Frame 1 (no input): blank canvas, image omitted
Frame 60 (the mouse pressed at the canvas centre just before this capture): blank canvas, image omitted
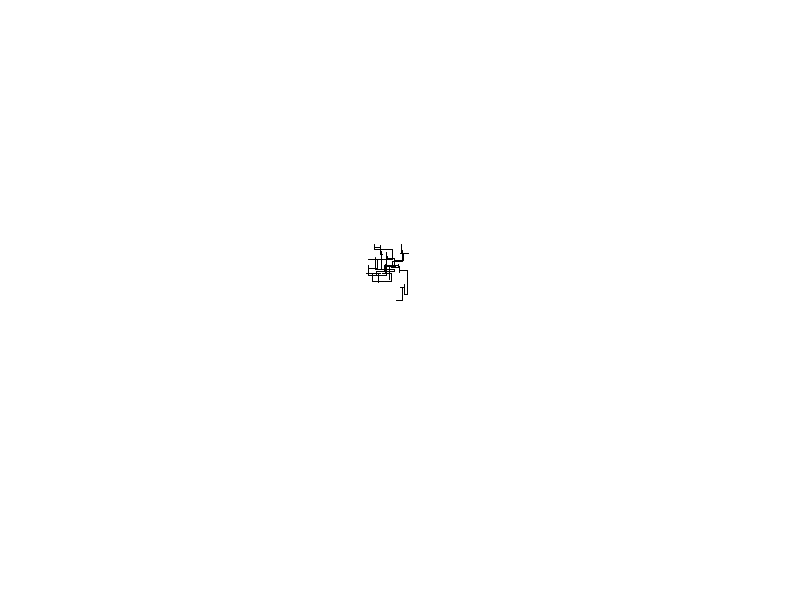
Frame 120 (the mouse held since frame 60 and released just before this capture)

The Processing sketch whose frames 1 and 60 were blank and that drew this single picture after the mouse press (run headless with seeded random() and noise(); from frame 60 on, the mouse is pressed at the canvas centre):

// Processing sketch: sadbot_sim
// ── sadbot_sim.pde
/**
 * SADbot Drawing Simulator
 * by Ben Leduc-Mills
 */
 

int direction;
float distance;
int lineX;
int lineY;
int border = 50;


void setup() {
 
 //size(screen.width, screen.height);
 size(800, 600);
 background(255);
 stroke(0);
 
 lineX = width/2;
 lineY = height/2;
 
}


void draw() {
  
  direction = int(random(1,5));
  distance = random(1,10);
  //println("distance" + distance);
  //println(direction);
  
  switch (direction) {
    
    case 1:
      if ((lineY + distance) < (height - border)) {
      down(distance);
      lineY += distance;
      
      }
    break;
    
    case 2:
      if ((lineY - distance) > border) {
      up(distance);
      lineY -= distance;
      //println("line Y:" + lineY);
      }
    break;

    case 3:
      if ((lineX - distance) > border) {
      left(distance);
      lineX -= distance;
      //println("line X:" + lineX);
      }
    break;

    case 4:
      if ((lineX + distance) <  (width - border)) {
      right(distance);
      lineX += distance;
      }
    break; 
 
    default:
      left(0);   
    
    
  }
  
}

void up( float distance ) {
  line(lineX, lineY, lineX, lineY - distance);
  
}

void down( float distance ) {
  line(lineX, lineY, lineX, lineY + distance);

}

void left( float distance ) {
  line(lineX, lineY, lineX - distance, lineY);
  
}

void right( float distance ) {
  line(lineX, lineY, lineX + distance, lineY);
 
}

void keyPressed() {
 
 if (key == 'c') {
    background(255); 
 }
 
 if (key == CODED) {
    if (keyCode == UP) {
      if ((lineY - distance) > border) {
      up(distance);
      lineY -= distance;
      }
    }
    if (keyCode == DOWN) {
      if ((lineY + distance) < (height - border)) {
       down(distance);
       lineY += distance;
      } 
    }
    if (keyCode == LEFT) {
      if ((lineX - distance) > border) {
       left(distance);
       lineX -= distance; 
      }
    }
    if (keyCode == RIGHT) {
      if ((lineX + distance) <  (width - border)) {
       right(distance); 
       lineX += distance;
      }
    }
 }
}
